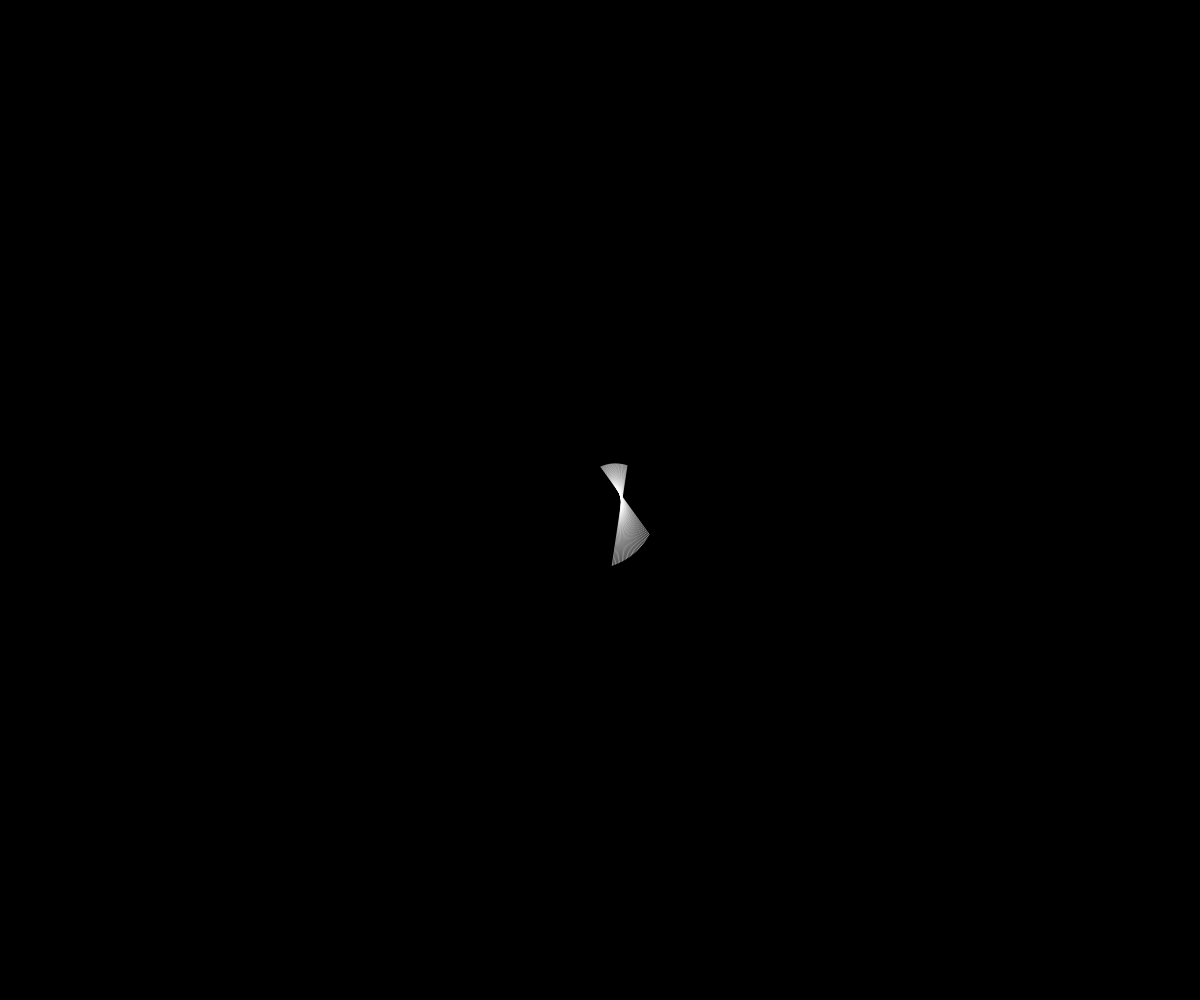
Frame 1 (no input)
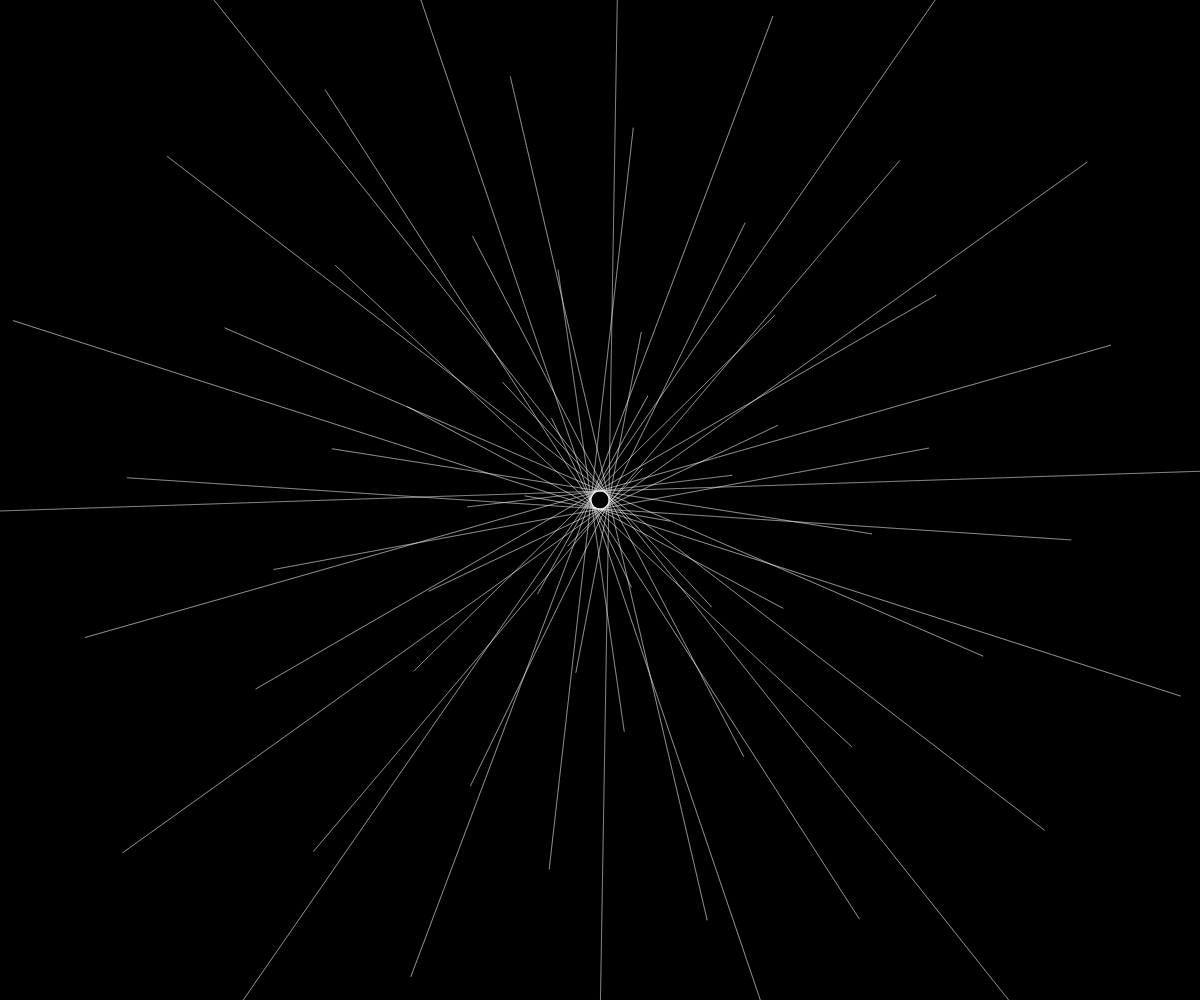
Frame 60 (no input)
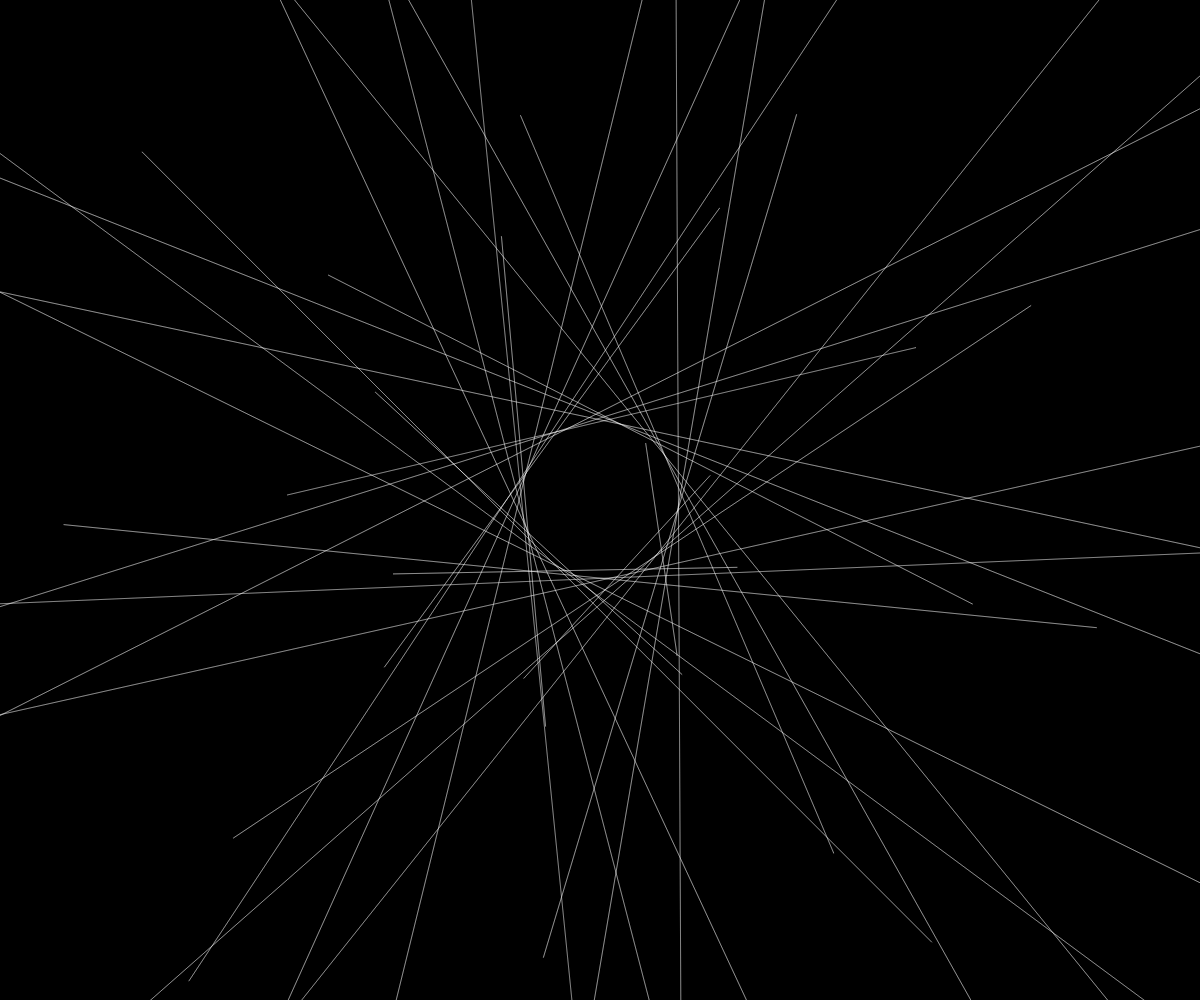
Frame 120 (the mouse pressed at the canvas centre since frame 60)

The p5.js sketch that drew these frames (run headless with seeded random() and noise() and a simulated clock; from frame 60 on, the mouse is pressed at the canvas centre):

// p5.js sketch
// ── sketch.js
/* Raymond G McCord (slow_izzm)
   07/03/2016
   
   This work is licensed under a Creative Commons 3.0 License.
    (Attribution - NonCommerical - ShareAlike)
 		http://creativecommons.org/licenses/by-nc-sa/3.0/
*/



var xoff = 33,
    yoff = 333,
    start = 33,
    inc = 333,
    levels = 33,
    rad = 9000,
    xvals = 3;

function setup(){
  createCanvas(windowWidth,windowHeight);
  colorMode(HSB);
  background(0,0,0);
  rad = min(windowWidth,windowHeight)*0.33;
}

function draw(){
  background(0,0,0);
  noFill();
  xoff = start;
  yoff = 33;
  inc = map(sin(frameCount/500),-1,1,0.002,0.02)
  translate(width/2,height/2);
  for(var t=0;t<levels;t++){
    rotate(sin(frameCount/50));
    yoff += sin(frameCount/9000)*3000;
    stroke(255);
    strokeWeight(cos(frameCount/9000)*.3);
    beginShape();
    for(var x=0;x<xvals;x++){
      y = noise(xoff)*rad;
      vertex(sin(y/300)*y,asin(x/9000)*y+yoff);
      vertex(sin(x*30)/y,asin(x*90)/y-yoff);
    }
    endShape(CLOSE);
  }
  start+=.3;
  yoff+=33;
}

function windowResized() {
 resizeCanvas(windowWidth, windowHeight); 
}
